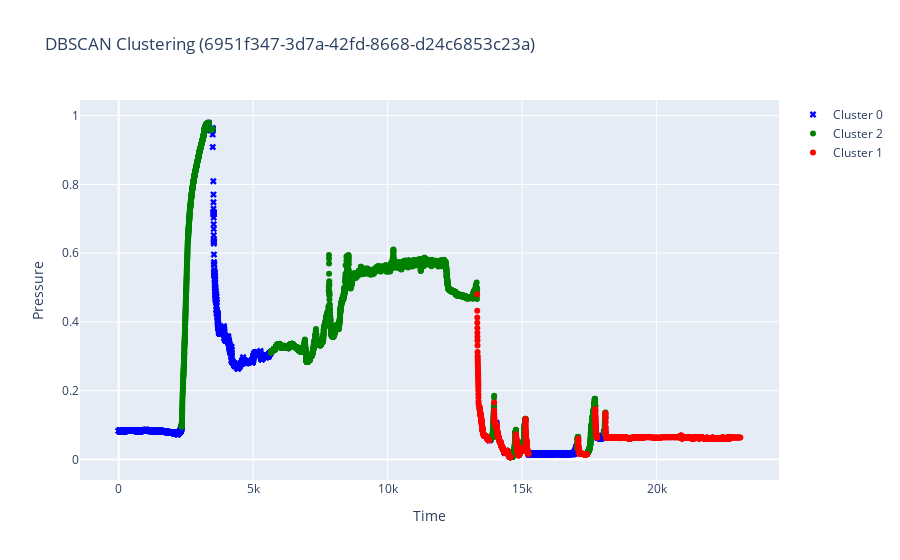

The cell this chart's notebook holds for it:
### Code cell
filename, recovery, drop, clust_df = process_file(filename, DATA_PATH)
plot_data(clust_df, filename)

### Figure 1 — Plotly figure (JSON) as saved in the notebook; plotly's stock layout.template omitted (floating-point values rounded to 4 significant figures; data arrays with more than 128 entries replaced by an {"elided": "..."} marker saying what was removed)
{"data": [{"marker": {"color": "blue", "size": 6, "symbol": "x"}, "mode": "markers", "name": "Cluster 0", "type": "scatter", "x": {"elided": "4652 float values"}, "y": {"elided": "4652 float values"}}, {"marker": {"color": "green", "size": 6, "symbol": "circle"}, "mode": "markers", "name": "Cluster 2", "type": "scatter", "x": {"elided": "5872 float values"}, "y": {"elided": "5872 float values"}}, {"marker": {"color": "red", "size": 6, "symbol": "circle"}, "mode": "markers", "name": "Cluster 1", "type": "scatter", "x": {"elided": "4161 float values"}, "y": {"elided": "4161 float values"}}], "layout": {"showlegend": true, "title": {"text": "DBSCAN Clustering (6951f347-3d7a-42fd-8668-d24c6853c23a)"}, "xaxis": {"title": {"text": "Time"}}, "yaxis": {"title": {"text": "Pressure"}}}}
